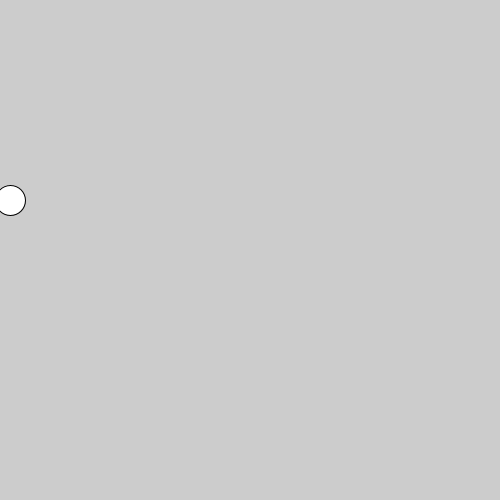
Frame 1 (no input)
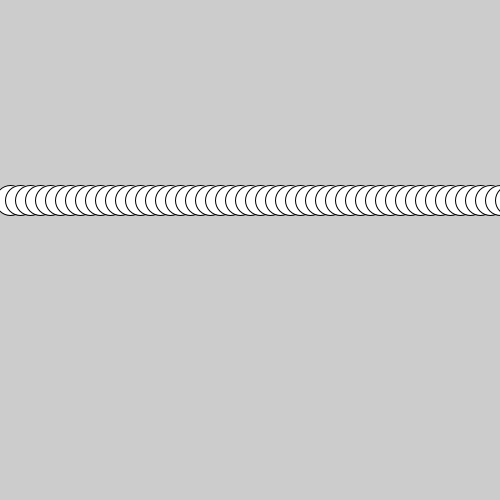
Frame 60 (the mouse pressed at the canvas centre just before this capture)
Frame 120 (the mouse held since frame 60 and released just before this capture): identical to frame 60, image omitted

The Processing sketch that drew these frames (run headless with seeded random() and noise(); from frame 60 on, the mouse is pressed at the canvas centre):

// Processing sketch: intro_a_Variables
// ── intro_a_Variables.pde
float posX;

void setup() {
  size(500, 500);
  posX = 0;
}

void draw() {
  //ellipse(mouseX, 100, 100, 100);
  posX = posX + 10;
  ellipse(posX, 200, 30, 30);
}
